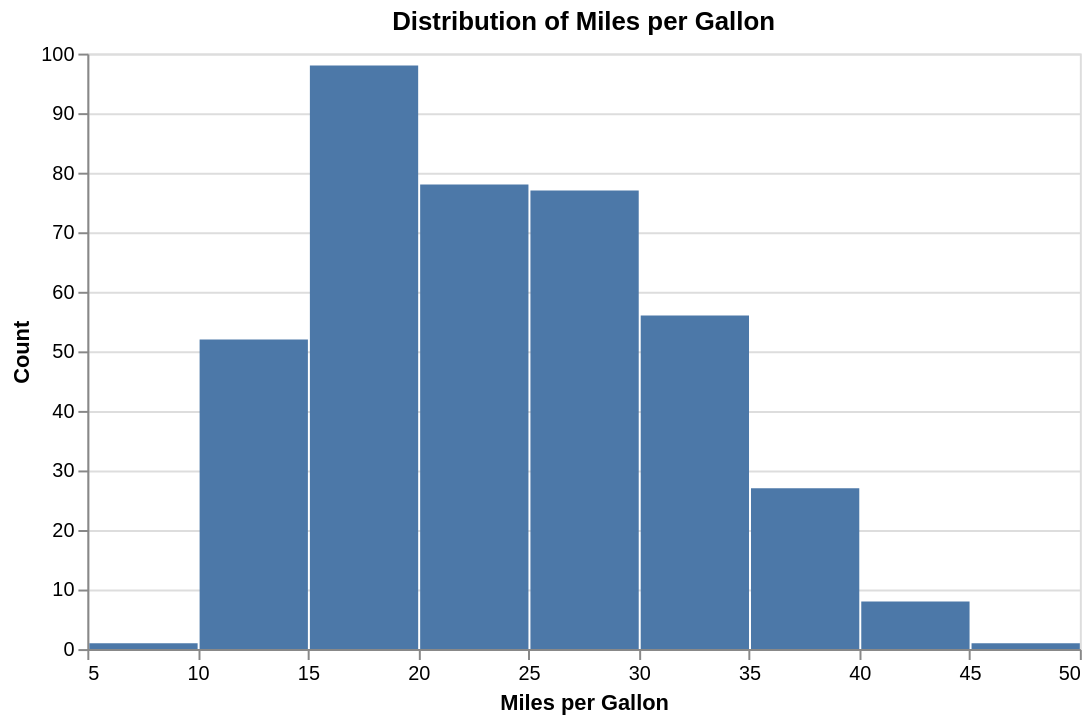

Notebook cell for this chart:
### Markdown cell above
## 3. Histograms: understanding distributions

Histograms help us understand the **distribution** of a numerical variable.

Question:

> How is `Miles_per_Gallon` distributed?

### Code cell
alt.Chart(cars).mark_bar().encode(
    x=alt.X('Miles_per_Gallon:Q', bin=True, title='Miles per Gallon'),
    y=alt.Y('count():Q', title='Count'),
    tooltip=[alt.Tooltip('count():Q', title='Count')]
).properties(
    title='Distribution of Miles per Gallon',
    width=500,
    height=300
)

### Figure 1 — Vega-Lite specification as saved in the notebook (floating-point values rounded to 4 significant figures; data arrays with more than 128 entries replaced by an {"elided": "..."} marker saying what was removed)
{"config": {"view": {"continuousWidth": 300, "continuousHeight": 300}}, "data": {"name": "data-583e73726c1545c56c203344161a975c"}, "mark": {"type": "bar"}, "encoding": {"tooltip": [{"aggregate": "count", "title": "Count", "type": "quantitative"}], "x": {"bin": true, "field": "Miles_per_Gallon", "title": "Miles per Gallon", "type": "quantitative"}, "y": {"aggregate": "count", "title": "Count", "type": "quantitative"}}, "height": 300, "title": "Distribution of Miles per Gallon", "width": 500, "$schema": "https://vega.github.io/schema/vega-lite/v5.20.1.json", "datasets": {"data-583e73726c1545c56c203344161a975c": {"elided": "406 records"}}}
